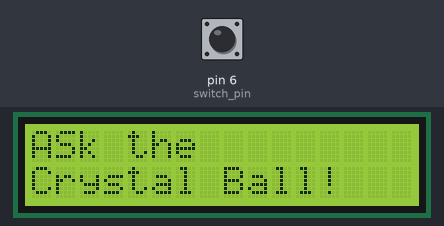
Recording of a sketch running on a simulated Arduino Uno, built with avr-gcc and run on an emulated ATmega328P. On the bench: 16×2 character LCD. The test bench sets the inputs (shaded band); at power-on: pin 6 (switch_pin) LOW. Random numbers use the default seed unless the sketch sets one.

Above: at 1.2 s.
1.3 s: pin 6 (switch_pin) pulled HIGH for 0.15 s
At 2.4 s:
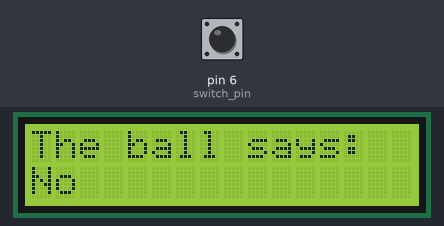
2.9 s: pin 6 (switch_pin) pulled HIGH for 1 s
At 4.9 s:
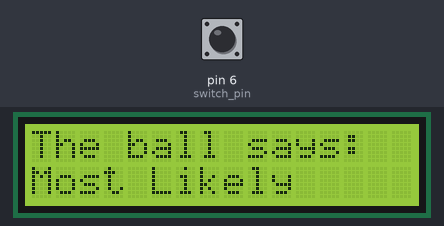
5.4 s: pin 6 (switch_pin) pulsed HIGH 5 times (0.12 s each, 0.3 s apart)
At 7.5 s:
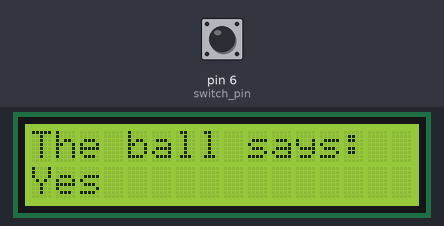
8.4 s: pin 6 (switch_pin) pulled HIGH for 0.15 s
At 9.0 s:
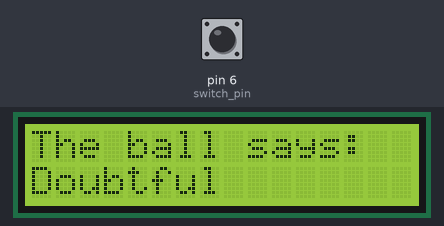
10.0 s: pin 6 (switch_pin) pulled HIGH for 3.2 s
At 14.4 s:
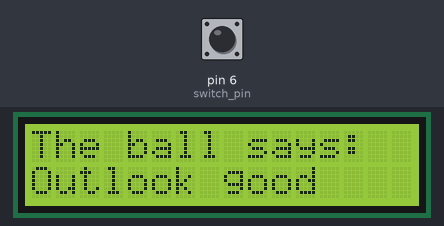
14.7 s: pin 6 (switch_pin) pulled HIGH for 0.15 s
At 16.2 s:
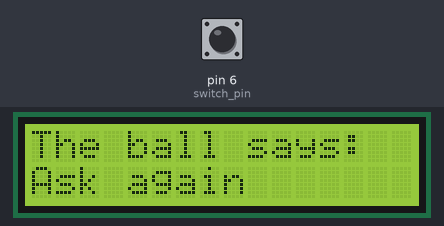
Timing chart, 0 to 17.3 s (numbered marks = the images above; inputs shaded):
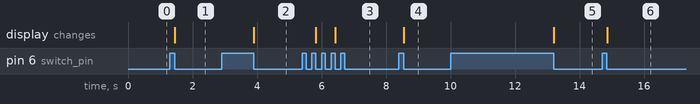

Measured:
- after the input at 1.3 s, the display: changes after 0.15 s (image 1)
- after the input at 2.9 s, the display: changes after 1.0 s (image 2)
- after the input at 5.4 s, the display: first changes after 0.43 s (image 3 shows a later state)
- after the input at 8.4 s, the display: changes after 0.16 s (image 4)
- after the input at 10.0 s, the display: changes after 3.2 s (image 5)
- after the input at 14.7 s, the display: changes after 0.16 s (image 6)

The sketch:

crystal_ball_lcd.ino
```cpp
#include <LiquidCrystal.h>

/*
 * Arduino Pin 12 - RS Pin LCD
 *             11 - EN
 *             5  - D4
 *             4  - D5
 *             3  - D6
 *             2  - D7
 */
LiquidCrystal lcd(12, 11, 5, 4, 3, 2);

const int switch_pin = 6;
int switch_state = 0;
int prev_switch_state = 0;
int reply;

void setup()
{
  Serial.begin(9600);
   lcd.begin(16,2); /* how large is the screen columns, rows*/
   pinMode(switch_pin, INPUT);
   lcd.print("ASk the");
   lcd.setCursor(0,1); /* first column on the second line*/
   lcd.print("Crystal Ball!");
}

void loop()
{
   switch_state = digitalRead(switch_pin);
   if (switch_state != prev_switch_state) {
     if (switch_state == LOW) {
       reply = random(8);
       lcd.clear();
       lcd.setCursor(0,0);
       lcd.print("The ball says:");
       lcd.setCursor(0,1);

       switch(reply) {
        case 0:
          lcd.print("Yes");
        break;
        case 1:
          lcd.print("Most Likely");
        break;
        case 2:
          lcd.print("Certainly");
        break;
        case 3:
          lcd.print("Outlook good");
        break;
        case 4:
          lcd.print("Unsure");
        break;
        case 5:
          lcd.print("Ask again");
        break;
        case 6:
          lcd.print("Doubtful");
        break;
        case 7:
          lcd.print("No");
        break;
       }
     }
  }
  prev_switch_state = switch_state;
}
```
